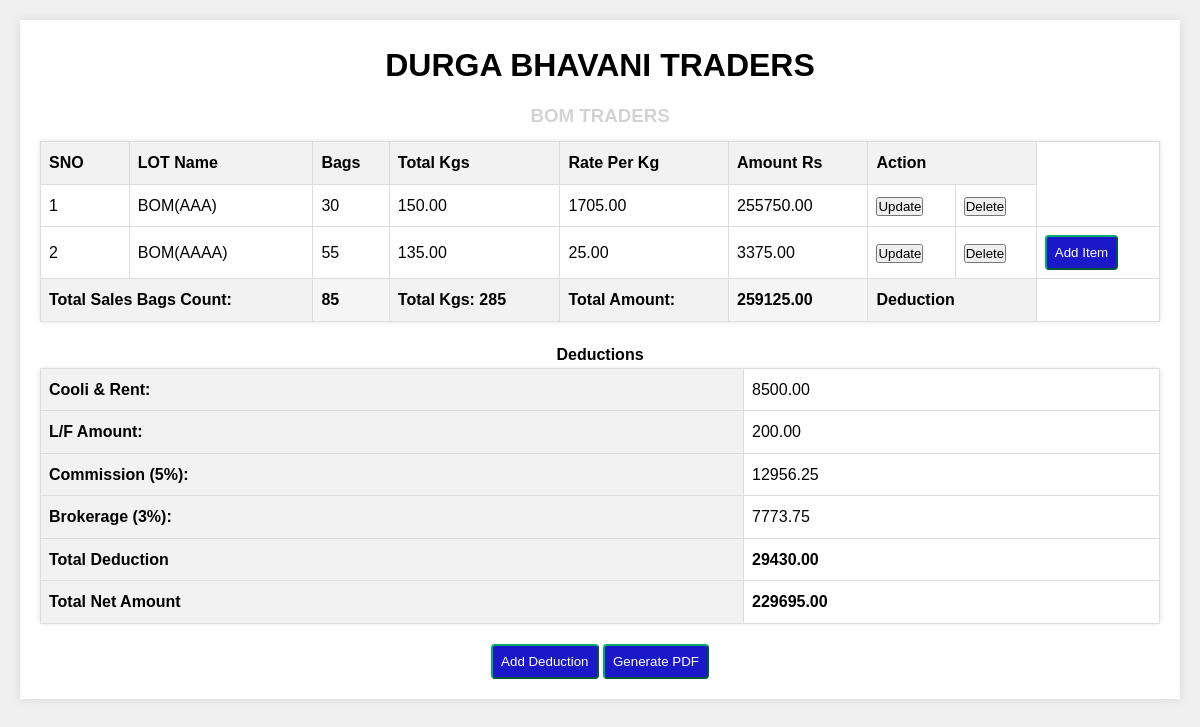
The app's page /, older data.
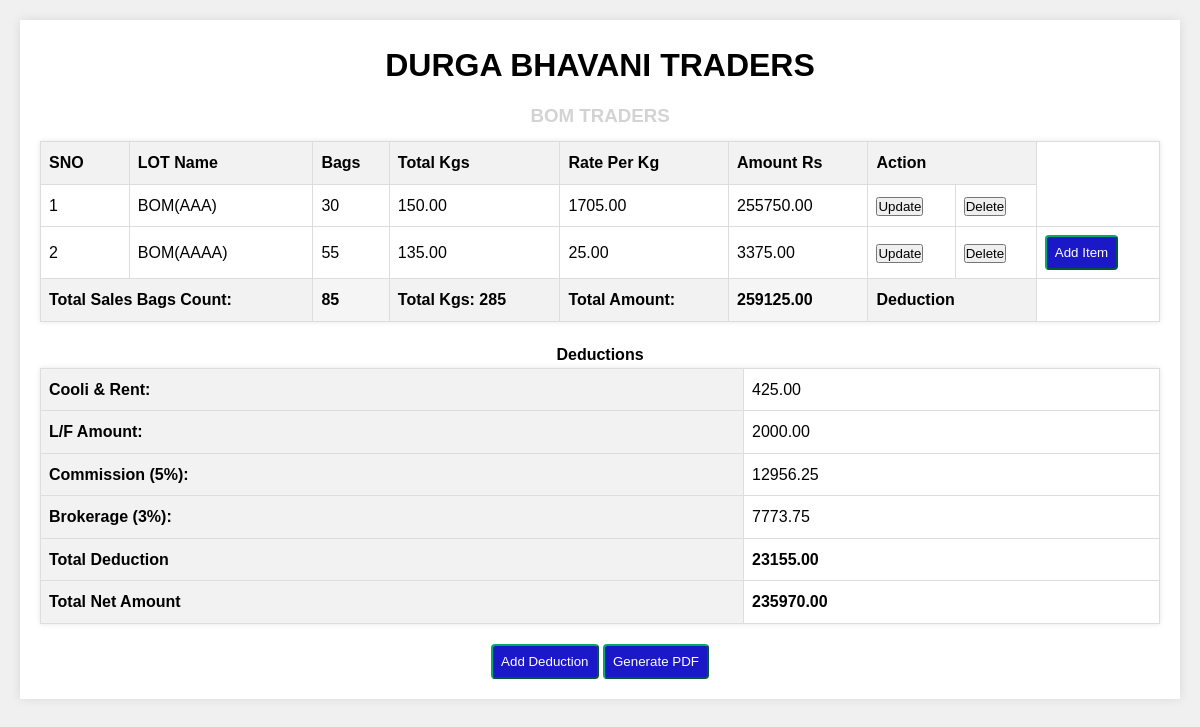
The same page, newer data.
### app/models.py (models this page shows)
class deduction(models.Model):
    Cooli_Rent=models.DecimalField(max_digits=10, decimal_places=2)
    LF_Amount=models.DecimalField(max_digits=10, decimal_places=2)

### app/views.py (the view)
# urls.py: path("", views.index,name="index"),
def index(request):
    biller = bill.objects.all()
    total_bags = 0
    total_kgs = Decimal('0.0')
    total_amount_rs = Decimal('0.0')
    for item in biller:
        try:
            item.Amount_Rs = Decimal(item.Total_Kgs) * Decimal(item.Rate_Per_Kg)
        except (ValueError, TypeError):
            item.Amount_Rs = Decimal('0.0')
        total_bags += int(item.Bags) if item.Bags else 0
        total_kgs += Decimal(item.Total_Kgs) if item.Total_Kgs else Decimal('0.0')
        total_amount_rs += item.Amount_Rs
    latest_deduction = deduction.objects.order_by('-id').first()
    if latest_deduction:
        latest_deduction.Cooli_Rent = latest_deduction.Cooli_Rent * total_bags
        latest_deduction.Commission = total_amount_rs * Decimal('0.05')
        latest_deduction.Brokerage = total_amount_rs * Decimal('0.03')
        total_deduction = latest_deduction.Cooli_Rent + latest_deduction.LF_Amount + latest_deduction.Commission + latest_deduction.Brokerage
        total_net_amount = total_amount_rs - total_deduction
    else:
        total_deduction = Decimal('0.0')
        total_net_amount = total_amount_rs
    context = {
        'total_bags': total_bags,
        'total_kgs': total_kgs,
        'total_amount_rs': total_amount_rs,
        'biller': biller,
        'latest_deduction': latest_deduction,
        'total_deduction': total_deduction,
        'total_net_amount': total_net_amount,
    }
    return render(request,"index.html",context)

### app/templates/index.html (shortened to what this page needs)
<!DOCTYPE html>
<html lang="en">
<head>
</head>
{% load static %}
<link rel="stylesheet" href="{% static "style1.css" %}">
<link href="{% static 'responsive.css' %}" rel="stylesheet" />
<body>
    <div class="container">
        <h1>DURGA BHAVANI TRADERS</h1>
        <h3 style="color: #d3d3d3;">BOM TRADERS</h3>
        <table id="customers">
            <thead>
                <th>SNO</th>
                <th>LOT Name</th>
                <th>Bags</th>
                <th>Total Kgs</th>
                <th>Rate Per Kg</th>
                <th>Amount Rs</th>
                <th colspan="2" id="mid">Action</th>
            </thead>
            <tbody>
                {% for i in biller %}
                <tr>
                    <td>{{ forloop.counter }}</td>
                    <td>{{ i.LOT_Name }}</td>
                    <td>{{ i.Bags }}</td>
                    <td>{{ i.Total_Kgs }}</td>
                    <td>{{ i.Rate_Per_Kg }}</td>
                    <td>{{ i.Amount_Rs|floatformat:2 }}</td>
                    <td>
                        <a href="update/{{ i.id }}"><button id="up">Update</button></a>
                    </td>
                    <td>
                        <a href="delete/{{ i.id }}"><button id="del">Delete</button></a>
                    </td>
                    {% if forloop.last %}
                    <td>
                        <a href="{% url 'add' %}"><button id="new3">Add Item</button></a>
                    </td>
                    {% endif %}
                </tr>
                {% endfor %}
                <tr class="total-row">
                    <th colspan="2">Total Sales Bags Count:</th>
                    <td>{{ total_bags }}</td>
                    <th>Total Kgs: {{ total_kgs|floatformat:0 }}</th>
                    <th>Total Amount:</th>
                    <td>{{ total_amount_rs|floatformat:2 }}</td>
                    <th colspan="2">Deduction</th>
                </tr>
            </tbody>
        </table>
        <table id="Deductions">
            <thead>
                <h4>Deductions</h4>
            </thead>
            <tbody>
                {% if latest_deduction %}
                <tr>
                    <th colspan="3">Cooli & Rent:</th>
                    <td>{{ latest_deduction.Cooli_Rent }}</td>
                </tr>
                <tr>
                    <th colspan="3">L/F Amount:</th>
                    <td>{{ latest_deduction.LF_Amount }}</td>
                </tr>
                <tr>
                    <th colspan="3">Commission (5%):</th>
                    <td>{{ latest_deduction.Commission|floatformat:2 }}</td>
                </tr>
                <tr>
                    <th colspan="3">Brokerage (3%):</th>
                    <td>{{ latest_deduction.Brokerage|floatformat:2 }}</td>
                </tr>
                {% endif %}
            </tbody>
            <tfoot>
                <tr>
                    <th colspan="2">Total Deduction</th>
                    <td colspan="2">{{ total_deduction|floatformat:2 }}</td>
                </tr>
                <tr>
                    <th colspan="2">Total Net Amount</th>
                    <td colspan="2">{{ total_net_amount|floatformat:2 }}</td>
                </tr>
            </tfoot>
        </table>
        <a href="{% url 'ded' %}"><button id="new3">Add Deduction</button></a>
        <a href="{% url 'pdf' %}"><button id="new3">Generate PDF</button></a>
    </div>
</body>
</html>

Row changes from the older to the newer data that the page shows:
removed deduction: Cooli_Rent "8500.00", LF_Amount "200.00", Commission "12956.25", Brokerage "7773.75"
added deduction: Cooli_Rent "425.00", LF_Amount "2000.00", Commission "12956.25", Brokerage "7773.75"
Text that changed along with them:
{{ total_deduction|floatformat:2 }}: "29430.00" → "23155.00"
{{ total_net_amount|floatformat:2 }}: "229695.00" → "235970.00"
